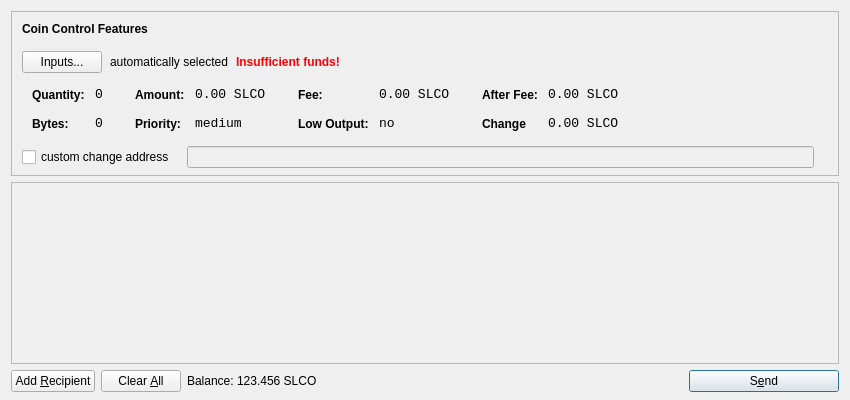
<?xml version="1.0" encoding="UTF-8"?>
<ui version="4.0">
 <class>SendCoinsDialog</class>
 <widget class="QDialog" name="SendCoinsDialog">
  <property name="geometry">
   <rect>
    <x>0</x>
    <y>0</y>
    <width>850</width>
    <height>400</height>
   </rect>
  </property>
  <property name="windowTitle">
   <string>Send Coins</string>
  </property>
  <layout class="QVBoxLayout" name="verticalLayout" stretch="0,1,0">
   <property name="bottomMargin">
    <number>8</number>
   </property>
   <item>
    <widget class="QFrame" name="frameCoinControl">
     <property name="sizePolicy">
      <sizepolicy hsizetype="Expanding" vsizetype="Expanding">
       <horstretch>0</horstretch>
       <verstretch>0</verstretch>
      </sizepolicy>
     </property>
     <property name="maximumSize">
      <size>
       <width>16777215</width>
       <height>16777215</height>
      </size>
     </property>
     <property name="frameShape">
      <enum>QFrame::StyledPanel</enum>
     </property>
     <property name="frameShadow">
      <enum>QFrame::Sunken</enum>
     </property>
     <layout class="QVBoxLayout" name="verticalLayoutCoinControl2">
      <property name="spacing">
       <number>-1</number>
      </property>
      <property name="leftMargin">
       <number>0</number>
      </property>
      <property name="topMargin">
       <number>0</number>
      </property>
      <property name="rightMargin">
       <number>0</number>
      </property>
      <property name="bottomMargin">
       <number>6</number>
      </property>
      <item>
       <layout class="QVBoxLayout" name="verticalLayoutCoinControl" stretch="0,0,0,0,1">
        <property name="spacing">
         <number>0</number>
        </property>
        <property name="leftMargin">
         <number>10</number>
        </property>
        <property name="topMargin">
         <number>10</number>
        </property>
        <item>
         <layout class="QHBoxLayout" name="horizontalLayoutCoinControl1">
          <property name="bottomMargin">
           <number>15</number>
          </property>
          <item>
           <widget class="QLabel" name="labelCoinControlFeatures">
            <property name="sizePolicy">
             <sizepolicy hsizetype="Preferred" vsizetype="Maximum">
              <horstretch>0</horstretch>
              <verstretch>0</verstretch>
             </sizepolicy>
            </property>
            <property name="font">
             <font>
              <weight>75</weight>
              <bold>true</bold>
             </font>
            </property>
            <property name="styleSheet">
             <string notr="true">font-weight:bold;</string>
            </property>
            <property name="text">
             <string>Coin Control Features</string>
            </property>
           </widget>
          </item>
         </layout>
        </item>
        <item>
         <layout class="QHBoxLayout" name="horizontalLayoutCoinControl2" stretch="0,0,0,0">
          <property name="spacing">
           <number>8</number>
          </property>
          <property name="bottomMargin">
           <number>10</number>
          </property>
          <item>
           <widget class="QPushButton" name="pushButtonCoinControl">
            <property name="styleSheet">
             <string notr="true"/>
            </property>
            <property name="text">
             <string>Inputs...</string>
            </property>
           </widget>
          </item>
          <item>
           <widget class="QLabel" name="labelCoinControlAutomaticallySelected">
            <property name="text">
             <string>automatically selected</string>
            </property>
            <property name="margin">
             <number>5</number>
            </property>
           </widget>
          </item>
          <item>
           <widget class="QLabel" name="labelCoinControlInsuffFunds">
            <property name="font">
             <font>
              <weight>75</weight>
              <bold>true</bold>
             </font>
            </property>
            <property name="styleSheet">
             <string notr="true">color:red;font-weight:bold;</string>
            </property>
            <property name="text">
             <string>Insufficient funds!</string>
            </property>
            <property name="margin">
             <number>5</number>
            </property>
           </widget>
          </item>
          <item>
           <spacer name="horizontalSpacerCoinControl">
            <property name="orientation">
             <enum>Qt::Horizontal</enum>
            </property>
            <property name="sizeHint" stdset="0">
             <size>
              <width>40</width>
              <height>1</height>
             </size>
            </property>
           </spacer>
          </item>
         </layout>
        </item>
        <item>
         <widget class="QWidget" name="widgetCoinControl" native="true">
          <property name="sizePolicy">
           <sizepolicy hsizetype="Preferred" vsizetype="Preferred">
            <horstretch>0</horstretch>
            <verstretch>0</verstretch>
           </sizepolicy>
          </property>
          <property name="minimumSize">
           <size>
            <width>0</width>
            <height>0</height>
           </size>
          </property>
          <property name="styleSheet">
           <string notr="true"/>
          </property>
          <layout class="QHBoxLayout" name="horizontalLayoutCoinControl5">
           <property name="margin">
            <number>0</number>
           </property>
           <item>
            <layout class="QHBoxLayout" name="horizontalLayoutCoinControl3" stretch="0,0,0,1">
             <property name="spacing">
              <number>20</number>
             </property>
             <property name="topMargin">
              <number>0</number>
             </property>
             <property name="bottomMargin">
              <number>10</number>
             </property>
             <item>
              <layout class="QFormLayout" name="formLayoutCoinControl1">
               <property name="horizontalSpacing">
                <number>10</number>
               </property>
               <property name="verticalSpacing">
                <number>14</number>
               </property>
               <property name="leftMargin">
                <number>10</number>
               </property>
               <property name="topMargin">
                <number>4</number>
               </property>
               <property name="rightMargin">
                <number>6</number>
               </property>
               <item row="0" column="0">
                <widget class="QLabel" name="labelCoinControlQuantityText">
                 <property name="styleSheet">
                  <string notr="true">font-weight:bold;</string>
                 </property>
                 <property name="text">
                  <string>Quantity:</string>
                 </property>
                 <property name="margin">
                  <number>0</number>
                 </property>
                </widget>
               </item>
               <item row="0" column="1">
                <widget class="QLabel" name="labelCoinControlQuantity">
                 <property name="font">
                  <font>
                   <family>Monospace</family>
                   <pointsize>10</pointsize>
                  </font>
                 </property>
                 <property name="cursor">
                  <cursorShape>IBeamCursor</cursorShape>
                 </property>
                 <property name="contextMenuPolicy">
                  <enum>Qt::ActionsContextMenu</enum>
                 </property>
                 <property name="text">
                  <string>0</string>
                 </property>
                 <property name="margin">
                  <number>0</number>
                 </property>
                 <property name="textInteractionFlags">
                  <set>Qt::LinksAccessibleByMouse|Qt::TextSelectableByKeyboard|Qt::TextSelectableByMouse</set>
                 </property>
                </widget>
               </item>
               <item row="1" column="0">
                <widget class="QLabel" name="labelCoinControlBytesText">
                 <property name="styleSheet">
                  <string notr="true">font-weight:bold;</string>
                 </property>
                 <property name="text">
                  <string>Bytes:</string>
                 </property>
                </widget>
               </item>
               <item row="1" column="1">
                <widget class="QLabel" name="labelCoinControlBytes">
                 <property name="font">
                  <font>
                   <family>Monospace</family>
                   <pointsize>10</pointsize>
                  </font>
                 </property>
                 <property name="cursor">
                  <cursorShape>IBeamCursor</cursorShape>
                 </property>
                 <property name="contextMenuPolicy">
                  <enum>Qt::ActionsContextMenu</enum>
                 </property>
                 <property name="text">
                  <string>0</string>
                 </property>
                 <property name="textInteractionFlags">
                  <set>Qt::LinksAccessibleByMouse|Qt::TextSelectableByKeyboard|Qt::TextSelectableByMouse</set>
                 </property>
                </widget>
               </item>
              </layout>
             </item>
             <item>
              <layout class="QFormLayout" name="formLayoutCoinControl2">
               <property name="horizontalSpacing">
                <number>10</number>
               </property>
               <property name="verticalSpacing">
                <number>14</number>
               </property>
               <property name="leftMargin">
                <number>6</number>
               </property>
               <property name="topMargin">
                <number>4</number>
               </property>
               <property name="rightMargin">
                <number>6</number>
               </property>
               <item row="0" column="0">
                <widget class="QLabel" name="labelCoinControlAmountText">
                 <property name="styleSheet">
                  <string notr="true">font-weight:bold;</string>
                 </property>
                 <property name="text">
                  <string>Amount:</string>
                 </property>
                 <property name="margin">
                  <number>0</number>
                 </property>
                </widget>
               </item>
               <item row="0" column="1">
                <widget class="QLabel" name="labelCoinControlAmount">
                 <property name="font">
                  <font>
                   <family>Monospace</family>
                   <pointsize>10</pointsize>
                  </font>
                 </property>
                 <property name="cursor">
                  <cursorShape>IBeamCursor</cursorShape>
                 </property>
                 <property name="contextMenuPolicy">
                  <enum>Qt::ActionsContextMenu</enum>
                 </property>
                 <property name="text">
                  <string notr="true">0.00 SLCO</string>
                 </property>
                 <property name="textInteractionFlags">
                  <set>Qt::LinksAccessibleByMouse|Qt::TextSelectableByKeyboard|Qt::TextSelectableByMouse</set>
                 </property>
                </widget>
               </item>
               <item row="1" column="0">
                <widget class="QLabel" name="labelCoinControlPriorityText">
                 <property name="styleSheet">
                  <string notr="true">font-weight:bold;</string>
                 </property>
                 <property name="text">
                  <string>Priority:</string>
                 </property>
                </widget>
               </item>
               <item row="1" column="1">
                <widget class="QLabel" name="labelCoinControlPriority">
                 <property name="font">
                  <font>
                   <family>Monospace</family>
                   <pointsize>10</pointsize>
                  </font>
                 </property>
                 <property name="cursor">
                  <cursorShape>IBeamCursor</cursorShape>
                 </property>
                 <property name="contextMenuPolicy">
                  <enum>Qt::ActionsContextMenu</enum>
                 </property>
                 <property name="text">
                  <string>medium</string>
                 </property>
                 <property name="textInteractionFlags">
                  <set>Qt::LinksAccessibleByMouse|Qt::TextSelectableByKeyboard|Qt::TextSelectableByMouse</set>
                 </property>
                </widget>
               </item>
              </layout>
             </item>
             <item>
              <layout class="QFormLayout" name="formLayoutCoinControl3">
               <property name="horizontalSpacing">
                <number>10</number>
               </property>
               <property name="verticalSpacing">
                <number>14</number>
               </property>
               <property name="leftMargin">
                <number>6</number>
               </property>
               <property name="topMargin">
                <number>4</number>
               </property>
               <property name="rightMargin">
                <number>6</number>
               </property>
               <item row="0" column="0">
                <widget class="QLabel" name="labelCoinControlFeeText">
                 <property name="styleSheet">
                  <string notr="true">font-weight:bold;</string>
                 </property>
                 <property name="text">
                  <string>Fee:</string>
                 </property>
                 <property name="margin">
                  <number>0</number>
                 </property>
                </widget>
               </item>
               <item row="0" column="1">
                <widget class="QLabel" name="labelCoinControlFee">
                 <property name="font">
                  <font>
                   <family>Monospace</family>
                   <pointsize>10</pointsize>
                  </font>
                 </property>
                 <property name="cursor">
                  <cursorShape>IBeamCursor</cursorShape>
                 </property>
                 <property name="contextMenuPolicy">
                  <enum>Qt::ActionsContextMenu</enum>
                 </property>
                 <property name="text">
                  <string notr="true">0.00 SLCO</string>
                 </property>
                 <property name="textInteractionFlags">
                  <set>Qt::LinksAccessibleByMouse|Qt::TextSelectableByKeyboard|Qt::TextSelectableByMouse</set>
                 </property>
                </widget>
               </item>
               <item row="1" column="0">
                <widget class="QLabel" name="labelCoinControlLowOutputText">
                 <property name="styleSheet">
                  <string notr="true">font-weight:bold;</string>
                 </property>
                 <property name="text">
                  <string>Low Output:</string>
                 </property>
                </widget>
               </item>
               <item row="1" column="1">
                <widget class="QLabel" name="labelCoinControlLowOutput">
                 <property name="font">
                  <font>
                   <family>Monospace</family>
                   <pointsize>10</pointsize>
                  </font>
                 </property>
                 <property name="cursor">
                  <cursorShape>IBeamCursor</cursorShape>
                 </property>
                 <property name="contextMenuPolicy">
                  <enum>Qt::ActionsContextMenu</enum>
                 </property>
                 <property name="text">
                  <string>no</string>
                 </property>
                 <property name="textInteractionFlags">
                  <set>Qt::LinksAccessibleByMouse|Qt::TextSelectableByKeyboard|Qt::TextSelectableByMouse</set>
                 </property>
                </widget>
               </item>
              </layout>
             </item>
             <item>
              <layout class="QFormLayout" name="formLayoutCoinControl4">
               <property name="horizontalSpacing">
                <number>10</number>
               </property>
               <property name="verticalSpacing">
                <number>14</number>
               </property>
               <property name="leftMargin">
                <number>6</number>
               </property>
               <property name="topMargin">
                <number>4</number>
               </property>
               <property name="rightMargin">
                <number>6</number>
               </property>
               <item row="0" column="0">
                <widget class="QLabel" name="labelCoinControlAfterFeeText">
                 <property name="styleSheet">
                  <string notr="true">font-weight:bold;</string>
                 </property>
                 <property name="text">
                  <string>After Fee:</string>
                 </property>
                 <property name="margin">
                  <number>0</number>
                 </property>
                </widget>
               </item>
               <item row="0" column="1">
                <widget class="QLabel" name="labelCoinControlAfterFee">
                 <property name="font">
                  <font>
                   <family>Monospace</family>
                   <pointsize>10</pointsize>
                  </font>
                 </property>
                 <property name="cursor">
                  <cursorShape>IBeamCursor</cursorShape>
                 </property>
                 <property name="contextMenuPolicy">
                  <enum>Qt::ActionsContextMenu</enum>
                 </property>
                 <property name="text">
                  <string notr="true">0.00 SLCO</string>
                 </property>
                 <property name="textInteractionFlags">
                  <set>Qt::LinksAccessibleByMouse|Qt::TextSelectableByKeyboard|Qt::TextSelectableByMouse</set>
                 </property>
                </widget>
               </item>
               <item row="1" column="0">
                <widget class="QLabel" name="labelCoinControlChangeText">
                 <property name="styleSheet">
                  <string notr="true">font-weight:bold;</string>
                 </property>
                 <property name="text">
                  <string>Change</string>
                 </property>
                </widget>
               </item>
               <item row="1" column="1">
                <widget class="QLabel" name="labelCoinControlChange">
                 <property name="font">
                  <font>
                   <family>Monospace</family>
                   <pointsize>10</pointsize>
                  </font>
                 </property>
                 <property name="cursor">
                  <cursorShape>IBeamCursor</cursorShape>
                 </property>
                 <property name="contextMenuPolicy">
                  <enum>Qt::ActionsContextMenu</enum>
                 </property>
                 <property name="text">
                  <string notr="true">0.00 SLCO</string>
                 </property>
                 <property name="textInteractionFlags">
                  <set>Qt::LinksAccessibleByMouse|Qt::TextSelectableByKeyboard|Qt::TextSelectableByMouse</set>
                 </property>
                </widget>
               </item>
              </layout>
             </item>
            </layout>
           </item>
          </layout>
         </widget>
        </item>
        <item>
         <layout class="QHBoxLayout" name="horizontalLayoutCoinControl4" stretch="0,0,0">
          <property name="spacing">
           <number>12</number>
          </property>
          <property name="sizeConstraint">
           <enum>QLayout::SetDefaultConstraint</enum>
          </property>
          <property name="topMargin">
           <number>5</number>
          </property>
          <property name="rightMargin">
           <number>5</number>
          </property>
          <item>
           <widget class="QCheckBox" name="checkBoxCoinControlChange">
            <property name="text">
             <string>custom change address</string>
            </property>
           </widget>
          </item>
          <item>
           <widget class="QLineEdit" name="lineEditCoinControlChange">
            <property name="enabled">
             <bool>false</bool>
            </property>
            <property name="sizePolicy">
             <sizepolicy hsizetype="Expanding" vsizetype="Fixed">
              <horstretch>0</horstretch>
              <verstretch>0</verstretch>
             </sizepolicy>
            </property>
           </widget>
          </item>
          <item>
           <widget class="QLabel" name="labelCoinControlChangeLabel">
            <property name="sizePolicy">
             <sizepolicy hsizetype="Preferred" vsizetype="Expanding">
              <horstretch>0</horstretch>
              <verstretch>0</verstretch>
             </sizepolicy>
            </property>
            <property name="minimumSize">
             <size>
              <width>0</width>
              <height>0</height>
             </size>
            </property>
            <property name="text">
             <string/>
            </property>
            <property name="margin">
             <number>3</number>
            </property>
           </widget>
          </item>
         </layout>
        </item>
        <item>
         <spacer name="verticalSpacerCoinControl">
          <property name="orientation">
           <enum>Qt::Vertical</enum>
          </property>
          <property name="sizeHint" stdset="0">
           <size>
            <width>800</width>
            <height>1</height>
           </size>
          </property>
         </spacer>
        </item>
       </layout>
      </item>
     </layout>
    </widget>
   </item>
   <item>
    <widget class="QScrollArea" name="scrollArea">
     <property name="widgetResizable">
      <bool>true</bool>
     </property>
     <widget class="QWidget" name="scrollAreaWidgetContents">
      <property name="geometry">
       <rect>
        <x>0</x>
        <y>0</y>
        <width>830</width>
        <height>165</height>
       </rect>
      </property>
      <layout class="QVBoxLayout" name="verticalLayout_2">
       <property name="margin">
        <number>0</number>
       </property>
       <item>
        <layout class="QVBoxLayout" name="entries">
         <property name="spacing">
          <number>6</number>
         </property>
        </layout>
       </item>
       <item>
        <spacer name="verticalSpacer">
         <property name="orientation">
          <enum>Qt::Vertical</enum>
         </property>
         <property name="sizeHint" stdset="0">
          <size>
           <width>20</width>
           <height>40</height>
          </size>
         </property>
        </spacer>
       </item>
      </layout>
     </widget>
    </widget>
   </item>
   <item>
    <layout class="QHBoxLayout" name="horizontalLayout">
     <item>
      <widget class="QPushButton" name="addButton">
       <property name="toolTip">
        <string>Send to multiple recipients at once</string>
       </property>
       <property name="text">
        <string>Add &amp;Recipient</string>
       </property>
       <property name="autoDefault">
        <bool>false</bool>
       </property>
      </widget>
     </item>
     <item>
      <widget class="QPushButton" name="clearButton">
       <property name="sizePolicy">
        <sizepolicy hsizetype="Minimum" vsizetype="Fixed">
         <horstretch>0</horstretch>
         <verstretch>0</verstretch>
        </sizepolicy>
       </property>
       <property name="toolTip">
        <string>Remove all transaction fields</string>
       </property>
       <property name="text">
        <string>Clear &amp;All</string>
       </property>
       <property name="autoRepeatDelay">
        <number>300</number>
       </property>
       <property name="autoDefault">
        <bool>false</bool>
       </property>
      </widget>
     </item>
     <item>
      <layout class="QHBoxLayout" name="horizontalLayout_2">
       <property name="spacing">
        <number>3</number>
       </property>
       <item>
        <widget class="QLabel" name="label">
         <property name="sizePolicy">
          <sizepolicy hsizetype="Preferred" vsizetype="Fixed">
           <horstretch>0</horstretch>
           <verstretch>0</verstretch>
          </sizepolicy>
         </property>
         <property name="text">
          <string>Balance:</string>
         </property>
        </widget>
       </item>
       <item>
        <widget class="QLabel" name="labelBalance">
         <property name="sizePolicy">
          <sizepolicy hsizetype="Preferred" vsizetype="Fixed">
           <horstretch>0</horstretch>
           <verstretch>0</verstretch>
          </sizepolicy>
         </property>
         <property name="cursor">
          <cursorShape>IBeamCursor</cursorShape>
         </property>
         <property name="text">
          <string notr="true">123.456 SLCO</string>
         </property>
         <property name="textInteractionFlags">
          <set>Qt::LinksAccessibleByMouse|Qt::TextSelectableByKeyboard|Qt::TextSelectableByMouse</set>
         </property>
        </widget>
       </item>
      </layout>
     </item>
     <item>
      <spacer name="horizontalSpacer">
       <property name="orientation">
        <enum>Qt::Horizontal</enum>
       </property>
       <property name="sizeHint" stdset="0">
        <size>
         <width>40</width>
         <height>20</height>
        </size>
       </property>
      </spacer>
     </item>
     <item>
      <widget class="QPushButton" name="sendButton">
       <property name="minimumSize">
        <size>
         <width>150</width>
         <height>0</height>
        </size>
       </property>
       <property name="toolTip">
        <string>Confirm the send action</string>
       </property>
       <property name="text">
        <string>S&amp;end</string>
       </property>
       <property name="icon">
        <iconset resource="../bitcoin.qrc">
         <normaloff>:/icons/send</normaloff>:/icons/send</iconset>
       </property>
       <property name="default">
        <bool>true</bool>
       </property>
      </widget>
     </item>
    </layout>
   </item>
  </layout>
 </widget>
 <resources>
  <include location="../bitcoin.qrc"/>
 </resources>
 <connections/>
</ui>
